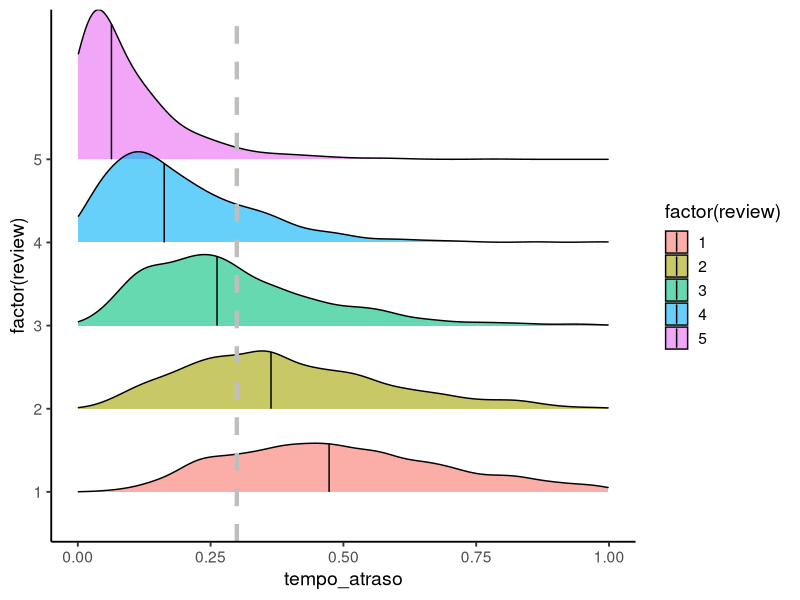
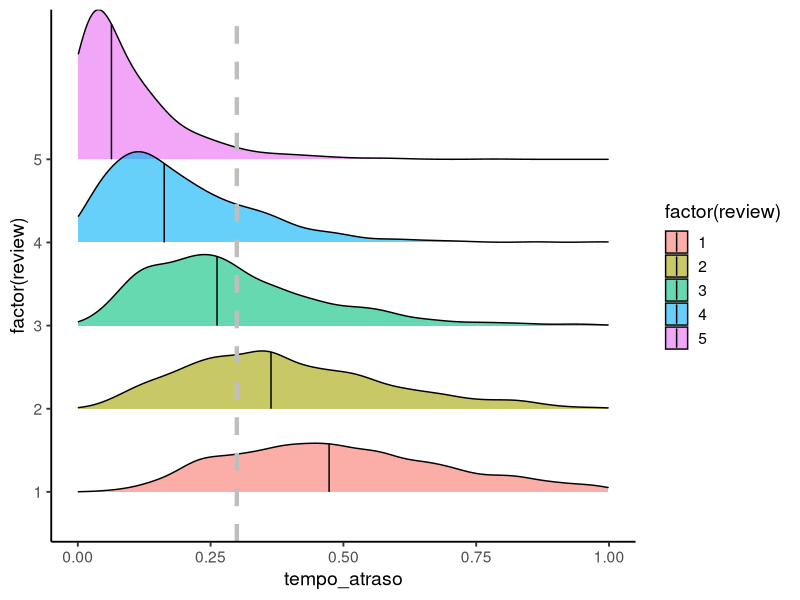
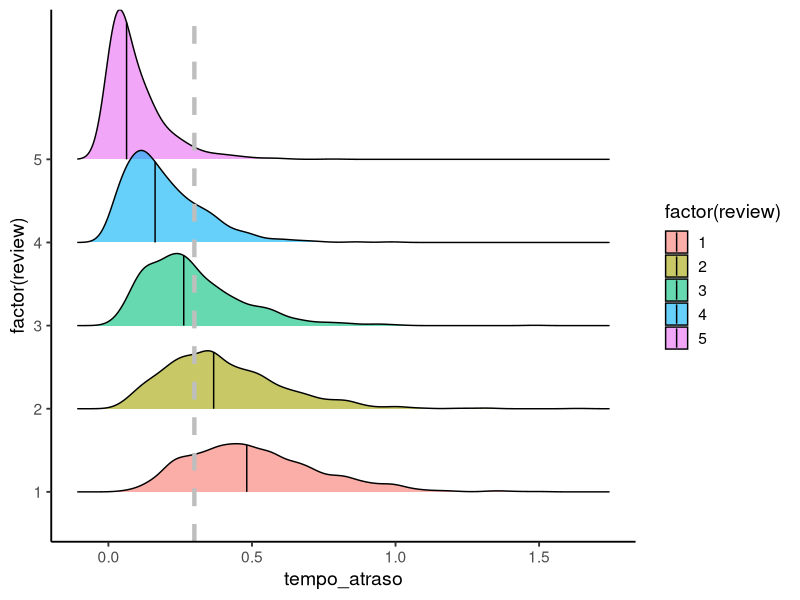

Reproduce these figures in R, in order. (Note: this script raises an error after producing the figures.)

install.packages("ggridges")
library(ggridges)

library(tidyverse)

# dados -------------------------------------------------------------------

dados <- tibble::tibble(
  review = 1:5,
  tempo_atraso = purrr::map(5:1, ~rgamma(1000, shape = .x, 10))
) %>% 
  unnest(tempo_atraso)

media_geral <- mean(dados$tempo_atraso)
gg <- dados %>% 
  ggplot(aes(x = tempo_atraso, y = factor(review), fill = factor(review))) +
  geom_density_ridges(
    alpha = .6,
    quantile_lines = TRUE, quantiles = 2
  ) + 
  geom_vline(xintercept = media_geral, linetype = 2, colour = "gray", size = 1.5) +
  theme_classic(14)


# como faz para limitar o grafico

gg +
  scale_x_continuous(limits = c(0, 1))

gg +
  lims(x = c(0, 1))

# como mudar as cores

gg +
  scale_fill_discrete()

gg +
  scale_fill_manual()

gg +
  scale_fill_brewer()

estrela <- "★"
gg +
  scale_y_discrete(labels = purrr::map_chr(1:5, ~paste(rep(estrela, .x), collapse = "")))+
  scale_fill_viridis_d(begin = .1, end = .8, option = "E") +
  lims(x = c(0, 1)) +
  theme(legend.position = "none") +
  labs(x = "Tempo de atraso", y = "", title = "Review Score")


viridis::viridis()

# como colocar as medianas

gg +
  scale_y_discrete(labels = purrr::map_chr(1:5, ~paste(rep(estrela, .x), collapse = "")))+
  scale_fill_viridis_d(begin = .1, end = .8, option = "E") +
  lims(x = c(0, 1)) +
  theme(legend.position = "none") +
  annotate("text", x = media_geral, y = .9, hjust = 1,
           label = paste("Média:", round(media_geral, 2))) +
  labs(x = "Tempo de atraso", y = "", title = "Review Score")

